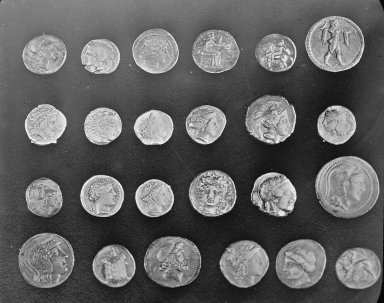
#> input picture skimage.data.coins(), 384 x 303 px
$ python plot_compact_watershed.py   (older library calls are emulated)
#> lines starting #> are read from the running program, lines starting #| are printed output that depends on the picture
"""
=============================================
Find Regular Segments Using Compact Watershed
=============================================

The watershed transform is commonly used as a starting point for many
segmentation algorithms. However, without a judicious choice of seeds, it
can produce very uneven fragment sizes, which can be difficult to deal with
in downstream analyses.

The *compact* watershed transform remedies this by favoring seeds that are
close to the pixel being considered.

Both algorithms are implemented in the :py:func:`skimage.morphology.watershed`
function. To use the compact form, simply pass a ``compactness`` value greater
than 0.
"""

import numpy as np
from skimage import data, util, filters, color
from skimage.morphology import watershed
import matplotlib.pyplot as plt

coins = data.coins()
#> coins is the input picture: shape (303, 384); min 1, max 252, mean 96.9
edges = filters.sobel(coins)
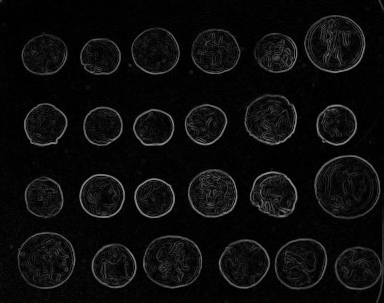
#> edges: shape (303, 384) float64; min 0, max 0.59, mean 0.0492

#> (the run stopped early here; a loop or call above may not have finished)
